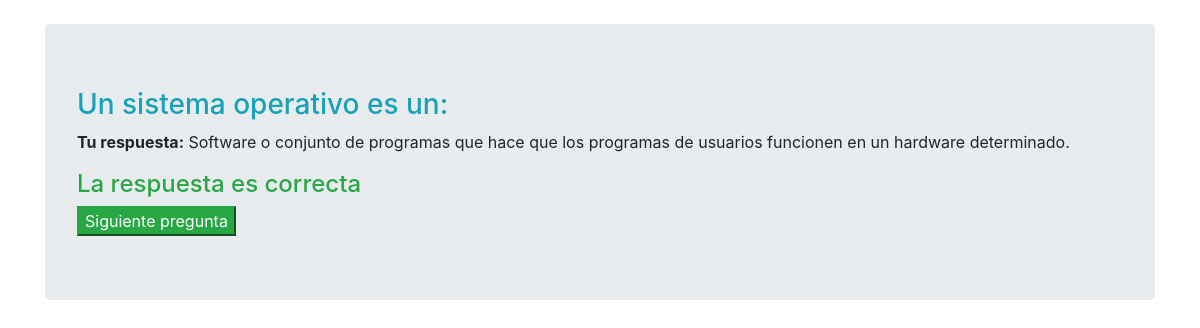
The page /resultado/293 on the database its author committed.
### Quiz/models.py (models this page shows, shortened)
class PreguntasRespondidas(models.Model):
	quizUser = models.ForeignKey(QuizUsuario, on_delete=models.CASCADE, related_name='intentos')
	nombreUser = models.ForeignKey(QuizUsuario, on_delete=models.CASCADE, related_name='intentos_username', null=True)
	pregunta = models.ForeignKey(Pregunta, on_delete=models.CASCADE, related_name='texto_pregunta')
	respuesta = models.ForeignKey(ElegirRespuesta, on_delete=models.CASCADE, null=True)
	dificultad = models.IntegerField(verbose_name='Dificultad de la pregunta', null=True)
	uso_ayuda = models.BooleanField(verbose_name='¿Utilizo ayuda?', default=False)
	tiempo_pregunta = models.IntegerField(verbose_name='Tiempo que de la pregunta', null=True)
	correcta  = models.BooleanField(verbose_name='¿Es esta la respuesta correcta?', default=False)
	puntaje_obtenido = models.DecimalField(verbose_name='Puntaje Obtenido', default=0, decimal_places=2, max_digits=6)

class Pregunta(models.Model):
	NUMER_DE_RESPUESTAS_PERMITIDAS = 1
	texto = models.TextField(verbose_name='Texto de la pregunta')
	dificultad = models.IntegerField(verbose_name='Dificultad pregunta', null=True)
	max_puntaje = models.DecimalField(verbose_name='Maximo Puntaje', default=3, decimal_places=2, max_digits=6)
	tipo = models.TextField(verbose_name='Tipo de pregunta')
	unidad = models.IntegerField(verbose_name='Unidad a la que pertenece')

class ElegirRespuesta(models.Model):
	MAXIMO_RESPUESTA = 3
	MINIMO_RESPUESTA = 2
	pregunta = models.ForeignKey(Pregunta, related_name='opciones', on_delete=models.CASCADE)
	correcta = models.BooleanField(verbose_name='¿Es esta la pregunta correcta?', default=False)
	texto = models.TextField(verbose_name='Texto de la respuesta')

### Quiz/views.py (the view)
# urls.py: path('resultado/<int:pregunta_respondida_pk>', resultado, name='resultado'),
def resultado(request, pregunta_respondida_pk):
	respondida = get_object_or_404(PreguntasRespondidas, pk=pregunta_respondida_pk)
	context = {
		'respondida':respondida
	}
	return render(request, 'play/resultado.html', context)

### template/play/resultado.html (shortened to what this page needs)
{% extends 'base.html' %}
{% load static %}
{% block contenido %}
<div class="container">
	<div class="jumbotron my-4">
		<h3 class="text-info">{{respondida.pregunta.texto|safe}}</h3>
		<p>
			<strong>Tu respuesta:</strong>
			{{respondida.respuesta.texto|safe}}
		</p>
	{% if respondida.respuesta.correcta %}
		<h4 class="text-success">La respuesta es correcta</h4>
	{% endif %}
	<a href="{% url 'jugar' %}">
		<button class="btn-success">
			Siguiente pregunta
		</button>
	</a>
	</div>
</div>
{% endblock %}

### rows shown on the page
PreguntasRespondidas: pregunta.texto "Un sistema operativo es un:", respuesta.texto "Software o conjunto de programas que hace que los programas de usuarios funcionen en un hardware determinado."
